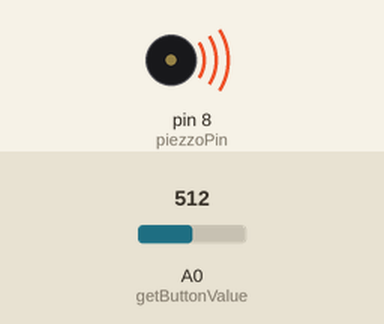
Recording of a sketch running on a simulated Arduino Uno, built with avr-gcc and run on an emulated ATmega328P. Shown: buzzer (waves = sounding). The inputs (shaded band) are chosen by the test bench; at power-on: A0 (getButtonValue) = 512. What the sketch prints to the serial monitor is not drawn.

Above: at 1.2 s.
1.3 s: A0 (getButtonValue) set to 0
At 2.0 s:
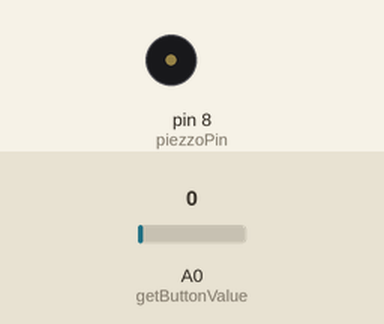
2.8 s: A0 (getButtonValue) set to 20
At 3.2 s:
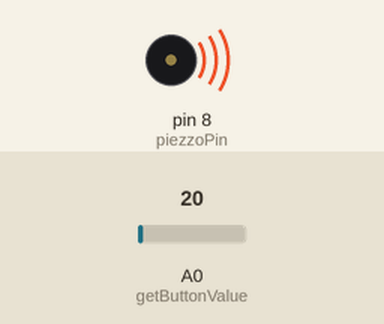
Timing chart, 0 to 5.8 s (numbered marks = the images above; inputs shaded):
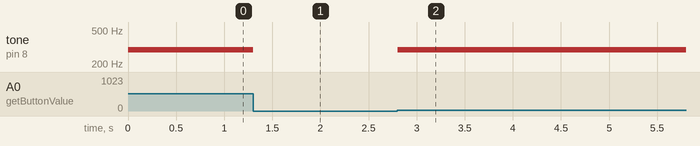

The sketch:

piano.ino
```cpp
int notes[] = {262, 294, 330, 349};
int piezzoPin = 8;

void setup() {
  Serial.begin(9600);
}

void loop() {
  Serial.println(analogRead(A0));
  if(getButtonValue() != 0) {
    tone(piezzoPin, notes[getPressedKeyIndex()]);
  } else {
    noTone(piezzoPin);
  }
}

int getPressedKeyIndex() {
  int value = getButtonValue();

  if(value < 10) { return 0; }
  if(value < 515) { return 1; }
  if(value < 1010) { return 2; }
  return 3;
}

int getButtonValue() {
  return analogRead(A0);
}
```

Measured:
- after the input at 1.3 s, tone on pin 8 (piezzoPin): 294 Hz → silent at once
- after the input at 2.8 s, tone on pin 8 (piezzoPin): silent → 294 Hz at once
